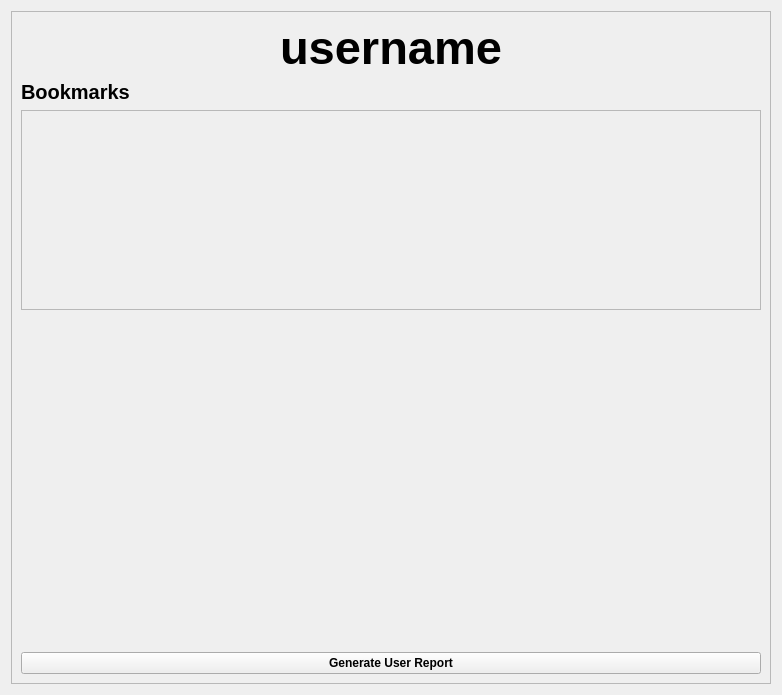
<?xml version="1.0" encoding="UTF-8"?>
<ui version="4.0">
 <class>Form</class>
 <widget class="QWidget" name="Form">
  <property name="geometry">
   <rect>
    <x>0</x>
    <y>0</y>
    <width>782</width>
    <height>695</height>
   </rect>
  </property>
  <property name="windowTitle">
   <string>Form</string>
  </property>
  <layout class="QGridLayout" name="gridLayout">
   <item row="0" column="0">
    <widget class="QScrollArea" name="scrollArea">
     <property name="widgetResizable">
      <bool>true</bool>
     </property>
     <widget class="QWidget" name="scrollAreaWidgetContents">
      <property name="geometry">
       <rect>
        <x>0</x>
        <y>0</y>
        <width>760</width>
        <height>673</height>
       </rect>
      </property>
      <layout class="QVBoxLayout" name="verticalLayout">
       <item>
        <widget class="QLabel" name="username_label">
         <property name="font">
          <font>
           <pointsize>35</pointsize>
           <bold>true</bold>
          </font>
         </property>
         <property name="text">
          <string>username</string>
         </property>
         <property name="alignment">
          <set>Qt::AlignmentFlag::AlignCenter</set>
         </property>
        </widget>
       </item>
       <item>
        <widget class="QLabel" name="bookmarks_label">
         <property name="font">
          <font>
           <pointsize>15</pointsize>
           <bold>true</bold>
          </font>
         </property>
         <property name="text">
          <string>Bookmarks</string>
         </property>
        </widget>
       </item>
       <item>
        <widget class="QScrollArea" name="scrollArea_2">
         <property name="sizePolicy">
          <sizepolicy hsizetype="Expanding" vsizetype="Fixed">
           <horstretch>0</horstretch>
           <verstretch>0</verstretch>
          </sizepolicy>
         </property>
         <property name="minimumSize">
          <size>
           <width>0</width>
           <height>200</height>
          </size>
         </property>
         <property name="maximumSize">
          <size>
           <width>16777214</width>
           <height>200</height>
          </size>
         </property>
         <property name="widgetResizable">
          <bool>true</bool>
         </property>
         <widget class="QWidget" name="scrollAreaWidgetContents_2">
          <property name="geometry">
           <rect>
            <x>0</x>
            <y>0</y>
            <width>738</width>
            <height>196</height>
           </rect>
          </property>
          <layout class="QHBoxLayout" name="horizontalLayout_2">
           <property name="spacing">
            <number>45</number>
           </property>
          </layout>
         </widget>
        </widget>
       </item>
       <item>
        <spacer name="verticalSpacer">
         <property name="orientation">
          <enum>Qt::Orientation::Vertical</enum>
         </property>
         <property name="sizeHint" stdset="0">
          <size>
           <width>20</width>
           <height>40</height>
          </size>
         </property>
        </spacer>
       </item>
       <item>
        <widget class="QPushButton" name="report_gen_button">
         <property name="font">
          <font>
           <bold>true</bold>
          </font>
         </property>
         <property name="text">
          <string>Generate User Report</string>
         </property>
        </widget>
       </item>
      </layout>
     </widget>
    </widget>
   </item>
  </layout>
 </widget>
 <resources/>
 <connections/>
</ui>
